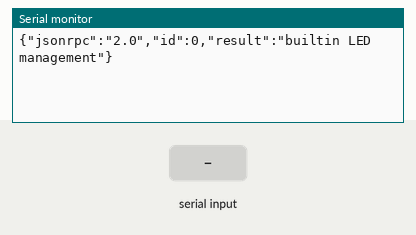
A sketch run on a simulated Arduino Uno, built with avr-gcc and run on an emulated ATmega328P. Shown: the last lines printed to the serial monitor. The inputs (shaded band) are chosen by the test bench.

Above: at 1.2 s.
1.3 s: "set_builtin_led\n" received over Serial
At 1.8 s:
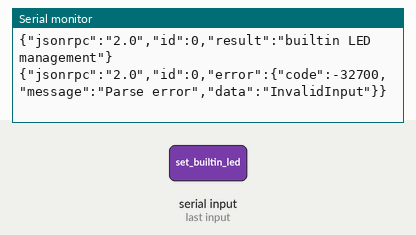
2.8 s: byte 10 (END_OF_JSON_RPC_MESSAGE) received over Serial
At 4.0 s:
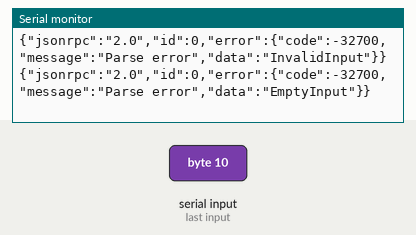
4.3 s: "1\n" received over Serial
At 5.2 s:
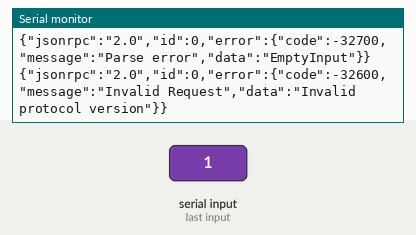

The sketch:

board.ino
```cpp
#include <ArduinoJson.h>

static const unsigned long SERIAL_BAUD = 115200;

// balance between the protocol throughput and the board memory limit
static const int JSON_RPC_BUFFER_SIZE = 512;
static char json_rpc_buffer[JSON_RPC_BUFFER_SIZE];
static int json_rpc_buffer_pos = 0;

// TODO: use \0 for the CLI
#define END_OF_JSON_RPC_MESSAGE '\n'


void send_result(int32_t id, const char* result_message) {
  // {"jsonrpc":"2.0","id":-,"result":""}
  // base lenght is 36
  // +10 for ID (max signed 32 len)
  // 46 in total
  DynamicJsonDocument response(46 + strlen(result_message));
  response["jsonrpc"] = "2.0";
  response["id"] = id;

  response["result"] = result_message;

  serializeJson(response, Serial);
  response.clear();
  response.garbageCollect();

  Serial.write(END_OF_JSON_RPC_MESSAGE);
  Serial.flush();
}


void send_error(int32_t id, int32_t error_code, const char* error_message, const char* error_data) {
  // {"jsonrpc":"2.0","id":-,"error":{"code":-,"message":"","data":""}}
  // base lenght is 66
  // +10 for ID (max signed 32 len)
  // +10 for error_code
  // 86 in total
  DynamicJsonDocument response(86 + strlen(error_message) + strlen(error_data));
  response["jsonrpc"] = "2.0";
  response["id"] = id;

  JsonObject error = response.createNestedObject("error");
  error["code"] = error_code;
  error["message"] = error_message;
  if (error_data != 0) {
    error["data"] = error_data;
  }

  serializeJson(response, Serial);
  response.clear();
  response.garbageCollect();

  Serial.write(END_OF_JSON_RPC_MESSAGE);
  Serial.flush();
}


bool get_params_int32(JsonObject params, const char* key, int32_t& out) {
  if (!params.containsKey(key)) return false;
  if (!params[key].is<int32_t>()) return false;
  out = params[key].as<int32_t>();
  return true;
}


void process_request(JsonDocument& request) {
  // validata JSON RPC format
  if (!request.containsKey("jsonrpc") || strcmp(request["jsonrpc"], "2.0") != 0) {
    send_error(0, -32600, "Invalid Request", "Invalid protocol version");
    return;
  }

  int32_t id = request.containsKey("id") ? request["id"].as<int32_t>() : 0;

  const char* method = request["method"] | "";
  JsonVariant params = request["params"];

  if (strcmp(method, "set_builtin_led") == 0) {
    if (!params.is<JsonObject>()) {
      send_error(id, -32602, "Invalid params", "Object expected");
      return;
    }

    int32_t status = 0;
    if (!get_params_int32(params, "status", status)) {
      send_error(id, -32602, "Invalid params", "Invalid status");
      return;
    }

    pinMode(LED_BUILTIN, OUTPUT);
    digitalWrite(LED_BUILTIN, status ? HIGH : LOW);

    send_result(id, status ? "OK: builtin LED is ON" : "OK: builtin LED is OFF");
  } else {
    send_error(id, -32601, "Method not found", method);
  }
}


void setup() {
  Serial.begin(SERIAL_BAUD);

  send_result(0, "builtin LED management");
}


void loop() {
  // waiting for the data and read by char
  while (Serial.available()) {
    char c = (char)Serial.read();

    if (c == END_OF_JSON_RPC_MESSAGE) {
      DynamicJsonDocument request(json_rpc_buffer_pos);
      DeserializationError deserialization_error = deserializeJson(request, json_rpc_buffer, json_rpc_buffer_pos);
      if (deserialization_error) {
        const char* error_data = deserialization_error.c_str();
        send_error(0, -32700, "Parse error", error_data);
      } else {
        process_request(request);
      }
      request.clear();
      request.garbageCollect();
      json_rpc_buffer_pos = 0;
      return;
    }

    // buffer overflow
    if (json_rpc_buffer_pos >= JSON_RPC_BUFFER_SIZE) {
      send_error(0, -32600, "Invalid Request", "JSON RPC message is to large");
      json_rpc_buffer_pos = 0;
      return;
    }

    // read next char
    json_rpc_buffer[json_rpc_buffer_pos++] = c;
  }
}
```

Measured:
- after the input at 1.3 s, the serial monitor: prints a new line at once (image 1)
- after the input at 2.8 s, the serial monitor: prints a new line at once (image 2)
- after the input at 4.3 s, the serial monitor: prints a new line at once (image 3)
